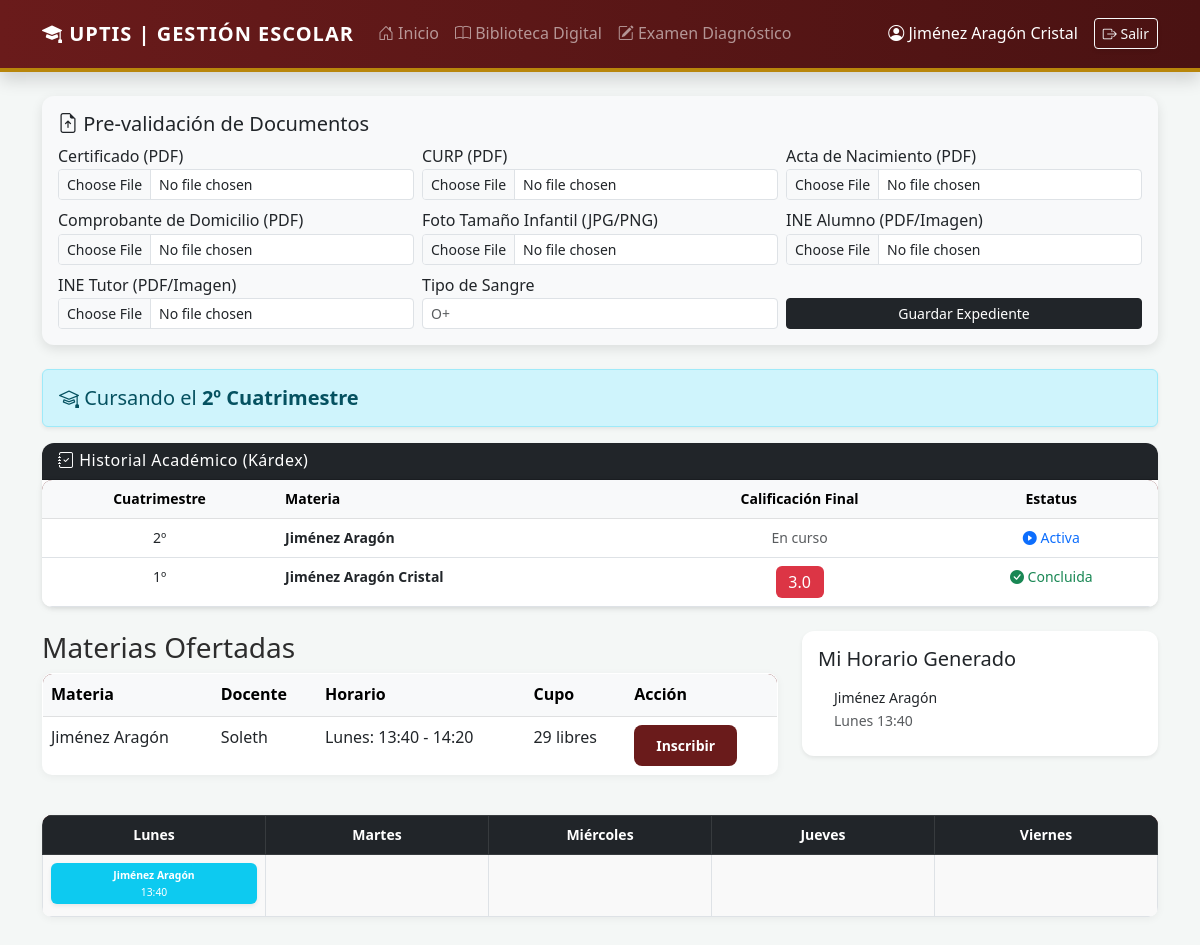
The app's page /alumno (signed in) with its own data.
### tables this page shows
CREATE TABLE materias (
            id INTEGER PRIMARY KEY AUTOINCREMENT,
            nombre_materia TEXT NOT NULL,
            docente_id INTEGER,
            dia TEXT NOT NULL,
            hora_inicio TIME NOT NULL,
            hora_fin TIME NOT NULL,
            cupo_max INTEGER NOT NULL,
            cupo_actual INTEGER DEFAULT 0, cuatrimestre INTEGER DEFAULT 1,
            FOREIGN KEY (docente_id) REFERENCES usuarios (id)
        );

CREATE TABLE inscripciones (
            id INTEGER PRIMARY KEY AUTOINCREMENT,
            alumno_id INTEGER,
            materia_id INTEGER,
            fecha_registro TIMESTAMP DEFAULT CURRENT_TIMESTAMP, calificacion REAL DEFAULT NULL,
            UNIQUE(alumno_id, materia_id),
            FOREIGN KEY (alumno_id) REFERENCES usuarios (id),
            FOREIGN KEY (materia_id) REFERENCES materias (id)
        );

CREATE TABLE usuarios (
            id INTEGER PRIMARY KEY AUTOINCREMENT,
            nombre TEXT NOT NULL,
            correo TEXT UNIQUE NOT NULL,
            password TEXT NOT NULL,
            rol TEXT NOT NULL,
            certificado_url TEXT, acta_url TEXT, curp_url TEXT, 
            domicilio_url TEXT, tipo_sangre TEXT, ine_tutor_url TEXT
        , foto_infantil_url TEXT, ine_alumno_url TEXT, cuatrimestre INTEGER DEFAULT 1);

### seed.py (the view)
@app.route('/alumno')
def dashboard_alumno():
    if session.get('rol') != 'alumno': return redirect(url_for('login'))
    conn = get_db_connection()
    alumno = conn.execute('SELECT cuatrimestre FROM usuarios WHERE id = ?', (session['user_id'],)).fetchone()
    cuatrimestre_actual = alumno['cuatrimestre'] if alumno else 1
    oferta = conn.execute('''
        SELECT m.*, u.nombre as docente FROM materias m
        JOIN usuarios u ON m.docente_id = u.id
        WHERE m.cupo_actual < m.cupo_max AND m.cuatrimestre = ?
    ''', (cuatrimestre_actual,)).fetchall()
    historial = conn.execute('''
        SELECT m.*, i.calificacion FROM materias m
        JOIN inscripciones i ON m.id = i.materia_id
        WHERE i.alumno_id = ?
        ORDER BY m.cuatrimestre DESC, m.nombre_materia ASC
    ''', (session['user_id'],)).fetchall()
    horario_semanal = { 'Lunes': [], 'Martes': [], 'Miércoles': [], 'Jueves': [], 'Viernes': [] }
    inscritas_actuales = []
    for h in historial:
        if h['cuatrimestre'] == cuatrimestre_actual:
            inscritas_actuales.append(h)
            if h['dia'] in horario_semanal:
                horario_semanal[h['dia']].append(h)
    conn.close()
    return render_template('alumno.html', oferta=oferta, inscritas=inscritas_actuales, horario_semanal=horario_semanal, historial=historial, cuatrimestre_actual=cuatrimestre_actual)

### seed.py (called while the page is built)
def get_db_connection():
    conn = sqlite3.connect('database.db', timeout=20)
    conn.row_factory = sqlite3.Row
    conn.execute('PRAGMA foreign_keys = ON')
    return conn

### templates/alumno.html
{% extends 'layout.html' %}
{% block content %}
<div class="card mb-4 bg-light">
    <div class="card-body">
        <h5><i class="bi bi-file-earmark-arrow-up"></i> Pre-validación de Documentos</h5>
        <form action="/subir_documentos" method="POST" enctype="multipart/form-data" class="row g-2">
            <div class="col-md-4">
                <label class="x-small">Certificado (PDF)</label>
                <input type="file" name="certificado" class="form-control form-control-sm">
            </div>
            <div class="col-md-4">
                <label class="x-small">CURP (PDF)</label>
                <input type="file" name="curp" class="form-control form-control-sm">
            </div>
            <div class="col-md-4">
                <label class="x-small">Acta de Nacimiento (PDF)</label>
                <input type="file" name="acta" class="form-control form-control-sm">
            </div>
            <div class="col-md-4">
                <label class="x-small">Comprobante de Domicilio (PDF)</label>
                <input type="file" name="domicilio" class="form-control form-control-sm">
            </div>
            <div class="col-md-4">
                <label class="x-small">Foto Tamaño Infantil (JPG/PNG)</label>
                <input type="file" name="foto_infantil" class="form-control form-control-sm">
            </div>
            <div class="col-md-4">
                <label class="x-small">INE Alumno (PDF/Imagen)</label>
                <input type="file" name="ine_alumno" class="form-control form-control-sm">
            </div>
            <div class="col-md-4">
                <label class="x-small">INE Tutor (PDF/Imagen)</label>
                <input type="file" name="ine_tutor" class="form-control form-control-sm">
            </div>
            <div class="col-md-4">
                <label class="x-small">Tipo de Sangre</label>
                <input type="text" name="tipo_sangre" class="form-control form-control-sm" placeholder="O+">
            </div>
            <div class="col-md-4 d-flex align-items-end">
                <button type="submit" class="btn btn-sm btn-dark w-100">Guardar Expediente</button>
            </div>
        </form>
    </div>
</div>
<div class="alert alert-info shadow-sm">
    <h5 class="mb-0"><i class="bi bi-mortarboard"></i> Cursando el <strong>{{ cuatrimestre_actual }}º Cuatrimestre</strong></h5>
</div>
<div class="card mb-4 shadow-sm">
    <div class="card-header bg-dark text-white">
        <h6 class="mb-0"><i class="bi bi-journal-check"></i> Historial Académico (Kárdex)</h6>
    </div>
    <div class="card-body p-0">
        <table class="table table-hover mb-0 text-center small">
            <thead class="table-light">
                <tr>
                    <th>Cuatrimestre</th>
                    <th class="text-start">Materia</th>
                    <th>Calificación Final</th>
                    <th>Estatus</th>
                </tr>
            </thead>
            <tbody>
                {% for m in historial %}
                <tr>
                    <td>{{ m.cuatrimestre }}º</td>
                    <td class="text-start fw-bold">{{ m.nombre_materia }}</td>
                    <td>
                        {% if m.calificacion %}
                            <span class="badge {% if m.calificacion >= 7 %}bg-success{% else %}bg-danger{% endif %} fs-6">
                                {{ m.calificacion }}
                            </span>
                        {% else %}
                            <span class="text-muted">En curso</span>
                        {% endif %}
                    </td>
                    <td>
                        {% if m.cuatrimestre < cuatrimestre_actual %}
                            <span class="text-success"><i class="bi bi-check-circle-fill"></i> Concluida</span>
                        {% else %}
                            <span class="text-primary"><i class="bi bi-play-circle-fill"></i> Activa</span>
                        {% endif %}
                    </td>
                </tr>
                {% else %}
                <tr><td colspan="4" class="text-muted py-3">Aún no tienes historial académico.</td></tr>
                {% endfor %}
            </tbody>
        </table>
    </div>
</div>
<div class="row">
    <div class="col-md-8">
        <h3>Materias Ofertadas</h3>
        <table class="table table-hover border">
            <thead class="table-light">
                <tr>
                    <th>Materia</th><th>Docente</th><th>Horario</th><th>Cupo</th><th>Acción</th>
                </tr>
            </thead>
            <tbody>
                {% for m in oferta %}
                <tr>
                    <td>{{ m.nombre_materia }}</td>
                    <td>{{ m.docente }}</td>
                    <td>{{ m.dia }}: {{ m.hora_inicio }} - {{ m.hora_fin }}</td>
                    <td>{{ m.cupo_max - m.cupo_actual }} libres</td>
                    <td><a href="/inscribir/{{ m.id }}" class="btn btn-sm btn-primary">Inscribir</a></td>
                </tr>
                {% endfor %}
            </tbody>
        </table>
    </div>
    <div class="col-md-4">
        <div class="card shadow-sm">
            <div class="card-body">
                <h5 class="card-title">Mi Horario Generado</h5>
                <ul class="list-group list-group-flush">
                    {% for m in inscritas %}
                    <li class="list-group-item small">{{ m.nombre_materia }} <br> <span class="text-muted">{{ m.dia }} {{ m.hora_inicio }}</span></li>
                    {% endfor %}
                </ul>
            </div>
        </div>
    </div>
</div>
<div class="row mt-4">
    <div class="col-12">
        <table class="table table-bordered text-center small">
            <thead class="table-dark">
                <tr>
                    <th>Lunes</th><th>Martes</th><th>Miércoles</th><th>Jueves</th><th>Viernes</th>
                </tr>
            </thead>
            <tbody>
                <tr>
                    {% for dia in ['Lunes', 'Martes', 'Miércoles', 'Jueves', 'Viernes'] %}
                    <td style="width: 20%; background: #f9f9f9; min-height: 80px; vertical-align: top;">
                        {% for clase in horario_semanal[dia] %}
                        <div class="p-1 mb-1 bg-info text-white rounded shadow-sm" style="font-size: 0.65rem;">
                            <strong>{{ clase.nombre_materia }}</strong><br>{{ clase.hora_inicio }}
                        </div>
                        {% endfor %}
                    </td>
                    {% endfor %}
                </tr>
            </tbody>
        </table>
    </div>
</div>
{% endblock %}

### static/css/styles.css (style rules this page uses)
:root { --uptis-guinda: #6a1b1b; --uptis-guinda-light: #8b2a2a; --uptis-oro: #b8860b; --uptis-oro-light: #e0ac2e; --blanco-puro: #ffffff; --gris-fondo: #f4f7f6; --texto-oscuro: #2d2d2d; --sombra: 0 4px 12px rgba(0, 0, 0, 0.1); }
body { background-color: var(--gris-fondo); font-family: 'Segoe UI', Roboto, Helvetica, Arial, sans-serif; color: var(--texto-oscuro); line-height: 1.6; }
.card { border: none !important; border-radius: 12px !important; transition: transform 0.3s ease, box-shadow 0.3s ease; box-shadow: var(--sombra); }
.card-header { border-top-left-radius: 12px !important; border-top-right-radius: 12px !important; font-weight: 600; letter-spacing: 0.5px; }
.btn-primary { background-color: var(--uptis-guinda); border: 2px solid transparent; font-weight: 600; border-radius: 8px; padding: 8px 20px; transition: all 0.3s ease; }
.table { background: white; border-radius: 10px; overflow: hidden; box-shadow: 0 2px 8px rgba(0,0,0,0.05); }
.table thead { background-color: var(--uptis-guinda); color: white; }
.badge { padding: 0.5em 0.8em; border-radius: 6px; font-weight: 500; }

### records on screen
materias: cuatrimestre "2", nombre_materia "Jiménez Aragón", shows "En curso", shows "Activa", docente "Soleth", dia "Lunes", hora_inicio "13:40", hora_fin "14:20", m.cupo_max-m.cupo_actual "29"
inscripciones: cuatrimestre "1", nombre_materia "Jiménez Aragón Cristal", calificacion "3.0", shows "Concluida"

### other values on screen
{{ session.nombre }} "Jiménez Aragón Cristal"
{{ cuatrimestre_actual }} "2"
